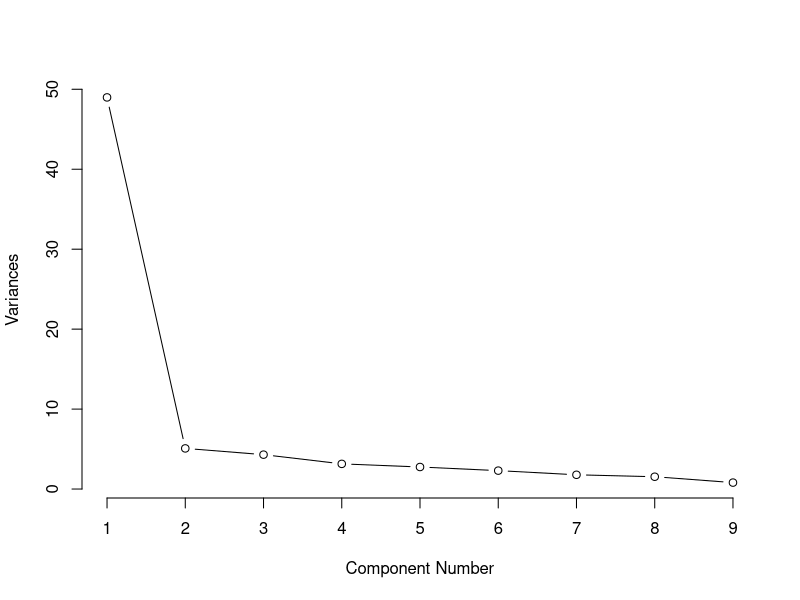
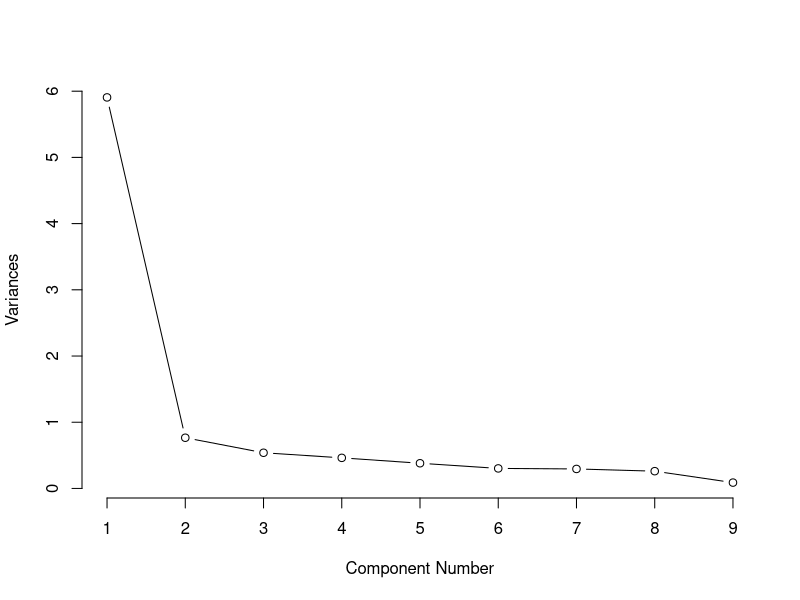
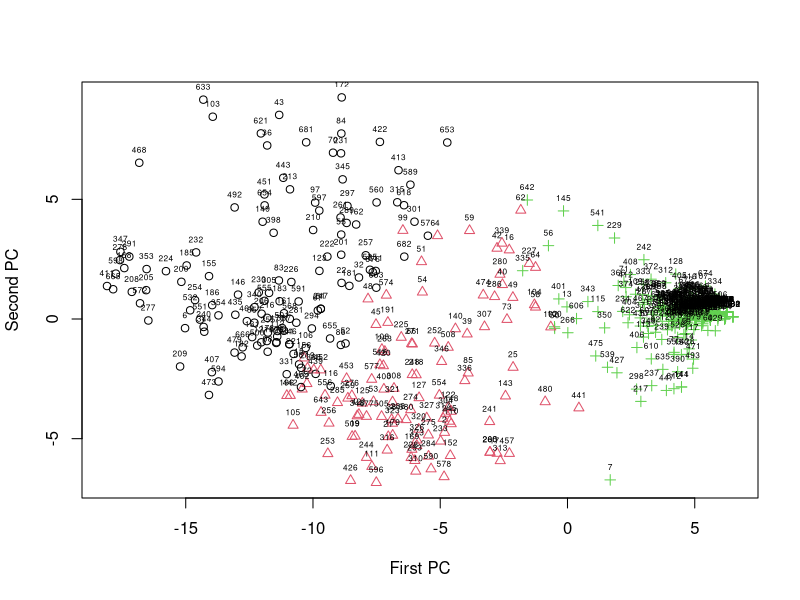

Recreate these plots in R, in order.
## ---- chunk 1
knitr::opts_chunk$set(echo = TRUE)
library(tidyverse)
library(mlbench)

## Load the data
data(BreastCancer)

## Removing NA not replacing with Mode/Median
no_NA <- drop_na(BreastCancer)

## Removing ID column
no_NA <- no_NA[,-1]

no_NA <- no_NA[,-10]

## Turn data frame to matrix
mBC <- data.matrix(no_NA, rownames.force=NA)

## PCA on data
(pca1 = prcomp(x=mBC))

## PCA for scales
(pca2 = prcomp(x=mBC, scale =TRUE ))
## ---- chunk 2

summary(pca1)

## Scree diagram for PCA1
plot(pca1, type="lines",main="")
title(xlab="Component Number")


summary(pca2)

## Scree diagram for PCA2
plot(pca2, type="lines",main="")
title(xlab="Component Number")

pca_mBC = prcomp(x=mBC)

km = kmeans(mBC, 3, iter.max = 50, nstart = 20)

plot(pca_mBC$x[,1],pca_mBC$x[,2], xlab = "First PC", ylab = "Second PC", col=km$cluster, pch=km$cluster)
text(pca_mBC$x[,1],pca_mBC$x[,2], cex=0.5, pos=3)
  

